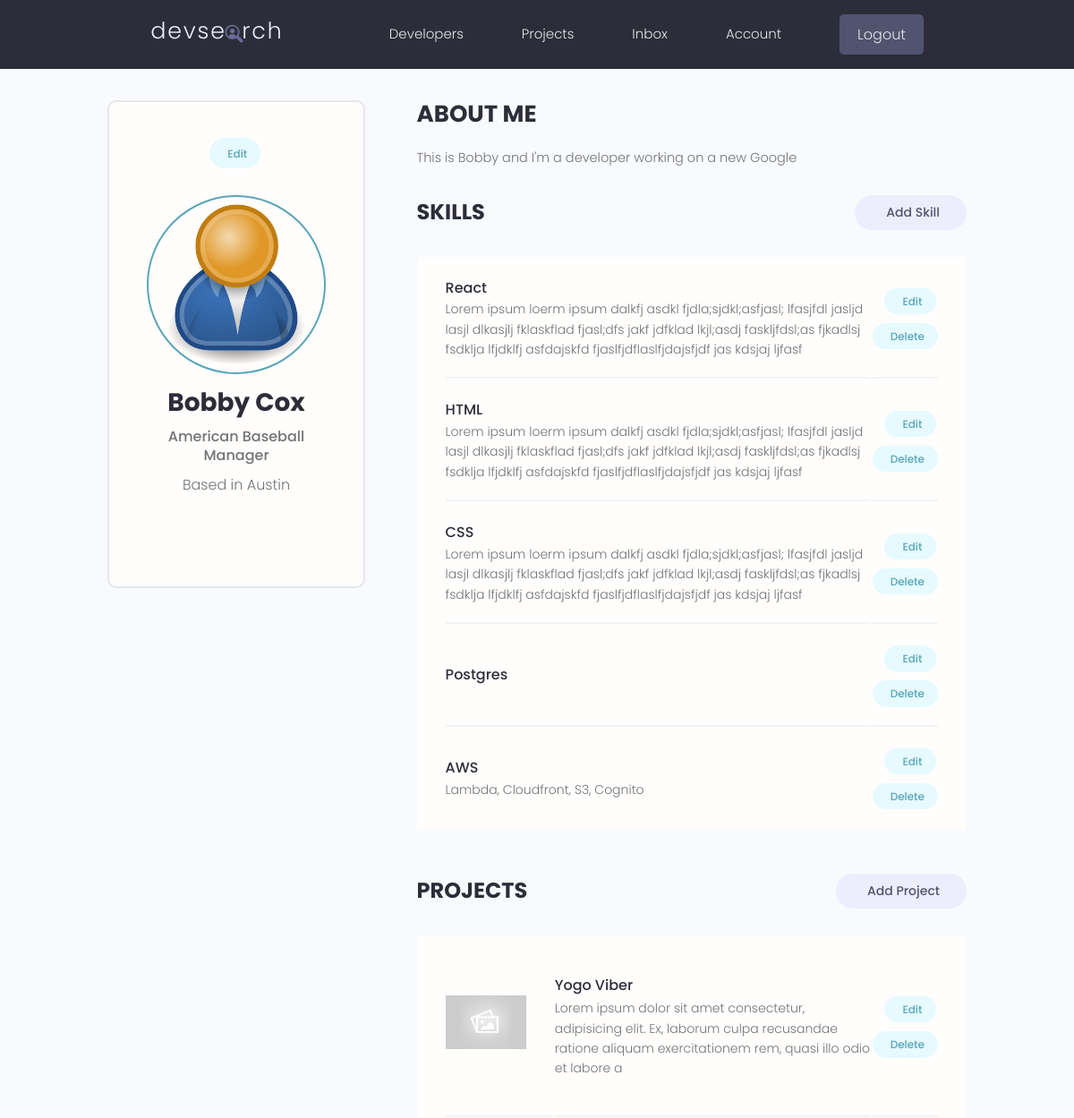
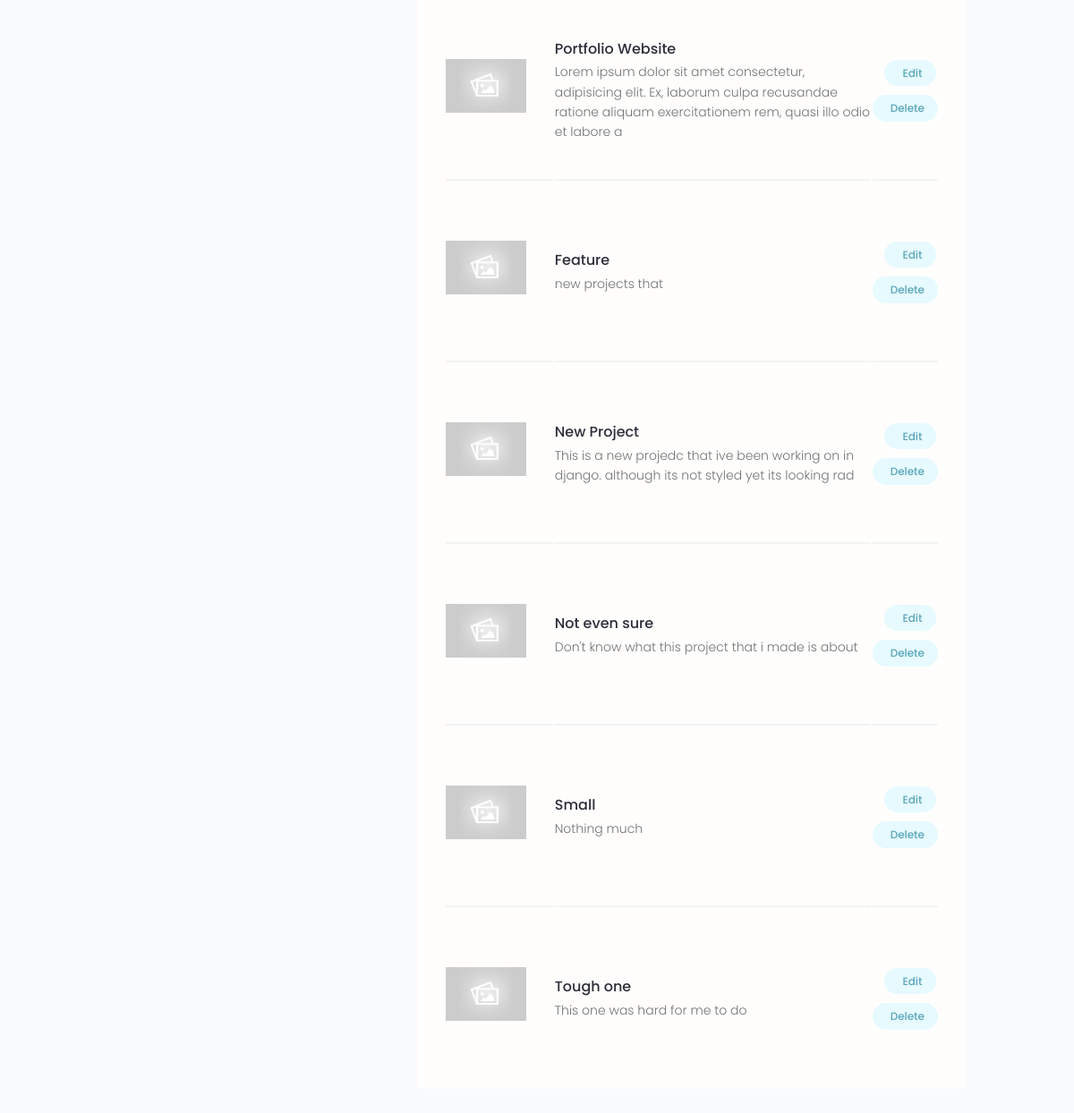
The app's page /account/ (signed in) with its own data (2 pictures, top to bottom).
### users/models.py (models this page shows, shortened)
class Profile(models.Model):
    user = models.OneToOneField(User, on_delete=models.CASCADE, null=True, blank=True)
    name = models.CharField(max_length=200, blank=True, null=True)
    email = models.EmailField(max_length=500, blank=True, null=True)
    username = models.CharField(max_length=200, blank=True, null=True)
    location = models.CharField(max_length=200, blank=True, null=True)
    short_intro = models.CharField(max_length=200, blank=True, null=True)
    bio = models.TextField(blank=True, null=True)
    profile_image = models.ImageField(null=True, blank=True, upload_to='profiles/', default="profiles/user-default.png")
    social_github = models.CharField(max_length=200, blank=True, null=True)
    social_twitter = models.CharField(max_length=200, blank=True, null=True)
    social_linkedin = models.CharField(max_length=200, blank=True, null=True)
    social_youtube = models.CharField(max_length=200, blank=True, null=True)
    social_website = models.CharField(max_length=200, blank=True, null=True)
    created = models.DateTimeField(auto_now_add=True)
    id = models.UUIDField(default=uuid.uuid4, unique=True, primary_key=True, editable=False)

class Skill(models.Model):
    owner = models.ForeignKey(Profile, on_delete=models.CASCADE, null=True, blank=True)
    name = models.CharField(max_length=200, blank=True, null=True)
    description = models.TextField(null=True, blank=True)
    created = models.DateTimeField(auto_now_add=True)
    id = models.UUIDField(default=uuid.uuid4, unique=True, primary_key=True, editable=False)

### projects/models.py (models this page shows, shortened)
class Project(models.Model):
    owner = models.ForeignKey(Profile, null=True, blank=True, on_delete=models.SET_NULL)
    title = models.CharField(max_length=200)
    description = models.TextField(null=True, blank=True)
    featured_image = models.ImageField(null=True, blank=True, default="default.jpg")
    demo_link = models.CharField(max_length=2000, null=True, blank=True)
    source_link = models.CharField(max_length=2000, null=True, blank=True)
    tags = models.ManyToManyField('Tag', blank=True)
    vote_total = models.IntegerField(default=0, null=True, blank=True)
    vote_ratio = models.IntegerField(default=0, null=True, blank=True)
    created = models.DateTimeField(auto_now_add=True)
    id = models.UUIDField(default=uuid.uuid4, unique=True, primary_key=True, editable=False)
    class Meta:
        ordering = ['-vote_ratio', '-vote_total', 'title']

### users/views.py (the view)
# urls.py: path('account/', views.userAccount, name="account"),
@login_required(login_url='login')
def userAccount(request):
    profile = request.user.profile
    skills = profile.skill_set.all()
    projects = profile.project_set.all()
    context = {'profile': profile, 'skills': skills, 'projects': projects}
    return render(request, 'users/account.html', context)

### users/templates/users/account.html (shortened to what this page needs)
{% extends 'main.html' %}
{% block content %}
  <main class="settingsPage profile my-md">
    <div class="container">
      <div class="layout">
        <div class="column column--1of3">
          <div class="card text-center">
            <div class="card__body dev">
              <a class="tag tag--pill tag--main settings__btn" href="{% url 'edit-account' %}"> Edit</a>
              <img class="avatar avatar--xl dev__avatar" src="{{profile.profile_image.url}}" />
              <h2 class="dev__name">{{profile.name}}</h2>
              <p class="dev__title">{{profile.short_intro}}</p>
              <p class="dev__location">Based in {{profile.location}}</p>
            </div>
          </div>
        </div>
        <div class="column column--2of3">
          <div class="devInfo">
            <h3 class="devInfo__title">About Me</h3>
            <p class="devInfo__about">{{profile.bio}}</p>
          </div>
          <div class="settings">
            <h3 class="settings__title">Skills</h3>
            <a class="tag tag--pill tag--sub settings__btn tag--lg" href="{% url 'create-skill' %}"> Add Skill</a>
          </div>
          <table class="settings__table">
            {% for skill in skills %}
            <tr>
              <td class="settings__tableInfo">
                <h4>{{skill.name}}</h4>
                <p>
                  {{skill.description}}
                </p>
              </td>
              <td class="settings__tableActions">
                <a class="tag tag--pill tag--main settings__btn" href="{% url 'update-skill' skill.id %}"> Edit</a>
                <a class="tag tag--pill tag--main settings__btn" href="{% url 'delete-skill' skill.id %}?next=/account">
                  Delete</a>
              </td>
            </tr>
            {% endfor %}
          </table>
          <div class="settings">
            <h3 class="settings__title">Projects</h3>
            <a class="tag tag--pill tag--sub settings__btn tag--lg" href="{% url 'create-project'%}"> Add Project</a>
          </div>
          <table class="settings__table">
            {% for project in projects %}
            <tr>
              <td class="settings__thumbnail">
                <a href="{% url 'project' project.id %}"><img src="{{project.featured_image.url}}" alt="Project Thumbnail" /></a>
              </td>
              <td class="settings__tableInfo">
                <a href="{% url 'project' project.id %}">{{project.title}}</a>
                <p>{{project.description|slice:"150"}}</p>
              </td>
              <td class="settings__tableActions">
                <a class="tag tag--pill tag--main settings__btn" href="{% url 'update-project' project.id %}"> Edit</a>
                <a class="tag tag--pill tag--main settings__btn" href="{% url 'delete-project' project.id %}?next=/account">
                  Delete</a>
              </td>
            </tr>
            {% endfor%}
          </table>
        </div>
      </div>
    </div>
  </main>
  {% endblock %}

### static/styles/app.css (style rules this page uses)
:root { --color-sub: #2d2d39; }
.card { border: 2px solid var(--color-light); }
img { width: 100%; }
.profile .card > .dev { padding: 4rem; }
.dev__avatar { display: block; margin: auto; }
.dev__name { color: var(--color-sub); font-size: 2.8rem; font-weight: 700; margin-top: 1rem; margin-bottom: 0.5rem; }
.dev__title { font-size: 1.6rem; font-weight: 500; line-height: 1.3; }
.dev__location { margin-top: 1rem; }
.devInfo { margin-bottom: 3rem; }
.devInfo__title, .devInfo__subtitle { font-size: 2.6rem; color: var(--color-sub); text-transform: uppercase; font-weight: 700; margin-bottom: 1.5rem; }
.devInfo__about, .devSkill__info { font-size: 1.45rem; line-height: 1.7; text-align: justify; }
.settingsPage .dev > .settings__btn { display: inline-block; margin-bottom: 3rem; }
.settings { display: flex; justify-content: space-between; align-items: center; }
.settings__title { font-size: 2.4rem; text-transform: uppercase; font-weight: 700; color: var(--color-sub); }
.settings__table { margin-top: 3rem; margin-bottom: 5rem; padding: 0 3rem; background: var(--color-white); }
.settings__table tr { width: 100%; }
.settings__table tr > td { padding: 2rem 0; }
.settings__table tr:not(:last-child) td { border-bottom: 2px solid var(--color-white-light); }
.settings__thumbnail { width: 23%; min-width: 10rem; }
.settings__thumbnail img { padding-right: 3rem; height: 15rem; object-fit: contain; }
.settings__tableInfo { width: 100%; }
.settings__tableInfo h4, .settings__tableInfo a { padding-right: 1rem; width: auto; font-size: 1.6rem; font-weight: 500; color: var(--color-sub); }
.settings__tableInfo p { font-size: 1.4rem; }
.settings__tableActions { text-align: right; }

### static/uikit/styles/modules/_variables.css (style rules this page uses)
:root { --color-main: #5aa5b9; --color-main-light: #e6faff; --color-sub: #3f4156; --color-sub-light: #51546e; --color-sub-lighter: #ededfd; --color-text: #737373; --color-gray: #8b8b8b; --color-light: #e5e7eb; --color-light-gray: #767676; --color-bg: #f8fafd; --color-white: #fffefd; --color-white-light: #f3f3f3; --color-success: #359e64; --color-success-bg: #def8e8; --color-error: #fc4b0b; --color-error-bg: #fff2ee; --font-base: 'Poppins', arial, helvetica, 'Segoe UI', roboto, ubuntu, sans-serif; --font-monospace: 'Fira Code', 'Courier New', courier, monospace; --font-regular: 300; --font-medium: 500; --font-bold: 700; --generic-shadow: 1px 1px 5px #00000010; --generic-transition: all 0.3s ease-in-out; }

### static/uikit/styles/modules/_base.css (style rules this page uses)
* { margin: 0; padding: 0; box-sizing: border-box; text-rendering: optimizeLegibility; color: inherit; font-size: inherit; }
html { font-size: 50%; }
@media only screen and (min-width: 480px) { html { font-size: 56.25%; } }
@media only screen and (min-width: 1200px) { html { font-size: 62.5%; } }
body { line-height: 1.6; font-weight: 400; font-size: 1.5rem; color: var(--color-text); background-color: var(--color-bg); min-height: 100vh; }

### static/uikit/styles/modules/_typography.css (style rules this page uses)
* { font-family: var(--font-base); }
h2 { font-size: 3.6rem; font-weight: var(--font-bold); }
h3 { font-size: 3.2rem; font-weight: var(--font-medium); }
h4 { font-size: 2.8rem; font-weight: var(--font-medium); }
p, span, strong { font-size: 1.6rem; color: var(--color-text); font-weight: var(--font-regular); }
a { padding-bottom: 2px; text-decoration: none; display: inline-block; color: var(--color-main); font-weight: var(--font-medium); }

### static/uikit/styles/modules/_utilities.css (style rules this page uses)
.container { width: 92%; max-width: 165rem; margin: 0 auto; box-sizing: border-box; }
@media screen and (min-width: 1000px) { .container { width: 90%; } }
@media screen and (min-width: 1200px) { .container { width: 80%; } }
.text-center { text-align: center; }
.my-md { margin: 3rem auto; }

### static/uikit/styles/modules/_avatar.css (style rules this page uses)
.avatar { border-radius: 50%; border: 2px solid var(--color-main); object-fit: cover; }
.avatar--xl { height: 20rem; width: 20rem; }

### static/uikit/styles/modules/_card.css (style rules this page uses)
.card { border-radius: 1rem; background-color: var(--color-white); border: 1.5px solid var(--color-light); width: auto; height: auto; margin-top: 0.5rem; margin-bottom: 0.5rem; overflow: hidden; }
.card__body, .card__header { padding: 2rem 2.5rem; }

### static/uikit/styles/modules/_layout.css (style rules this page uses)
.layout { display: flex; flex-flow: row wrap; justify-content: space-between; }
.layout > .column { margin-bottom: 3rem; }
.layout > .column.column--1of3 { flex-basis: 30%; }
.layout > .column.column--2of3 { flex-basis: 64%; }

### records on screen
Profile: profile_image (placeholder picture), name "Bobby Cox", short_intro "American Baseball Manager", location "Austin", bio "This is Bobby and I'm a developer working on a new Google"
Skill: name "React", description "Lorem ipsum loerm ipsum dalkfj asdkl fjdla;sjdkl;asfjasl; lfasjfdl jasljd lasjl dlkasjlj fklaskflad fjasl;dfs jakf jdfklad lkjl;asdj faskljfdsl;as fjkadlsj fsdklja lfjdklfj asfdajskfd fjaslfjdflaslfjdajsfjdf jas kdsjaj ljfasf"
Skill: name "HTML", description "Lorem ipsum loerm ipsum dalkfj asdkl fjdla;sjdkl;asfjasl; lfasjfdl jasljd lasjl dlkasjlj fklaskflad fjasl;dfs jakf jdfklad lkjl;asdj faskljfdsl;as fjkadlsj fsdklja lfjdklfj asfdajskfd fjaslfjdflaslfjdajsfjdf jas kdsjaj ljfasf"
Skill: name "CSS", description "Lorem ipsum loerm ipsum dalkfj asdkl fjdla;sjdkl;asfjasl; lfasjfdl jasljd lasjl dlkasjlj fklaskflad fjasl;dfs jakf jdfklad lkjl;asdj faskljfdsl;as fjkadlsj fsdklja lfjdklfj asfdajskfd fjaslfjdflaslfjdajsfjdf jas kdsjaj ljfasf"
Skill: name "Postgres"
Skill: name "AWS", description "Lambda, Cloudfront, S3, Cognito"
Project: featured_image (placeholder picture), title "Yogo Viber", description "Lorem ipsum dolor sit amet consectetur, adipisicing elit. Ex, laborum culpa recusandae ratione aliquam exercitationem rem, quasi illo odio et labore a"
Project: featured_image (placeholder picture), title "Portfolio Website", description "Lorem ipsum dolor sit amet consectetur, adipisicing elit. Ex, laborum culpa recusandae ratione aliquam exercitationem rem, quasi illo odio et labore a"
Project: featured_image (placeholder picture), title "Feature", description "new projects that"
Project: featured_image (placeholder picture), title "New Project", description "This is a new projedc that ive been working on in django. although its not styled yet its looking rad"
Project: featured_image (placeholder picture), title "Not even sure", description "Don't know what this project that i made is about"
Project: featured_image (placeholder picture), title "Small", description "Nothing much"
Project: featured_image (placeholder picture), title "Tough one", description "This one was hard for me to do"
